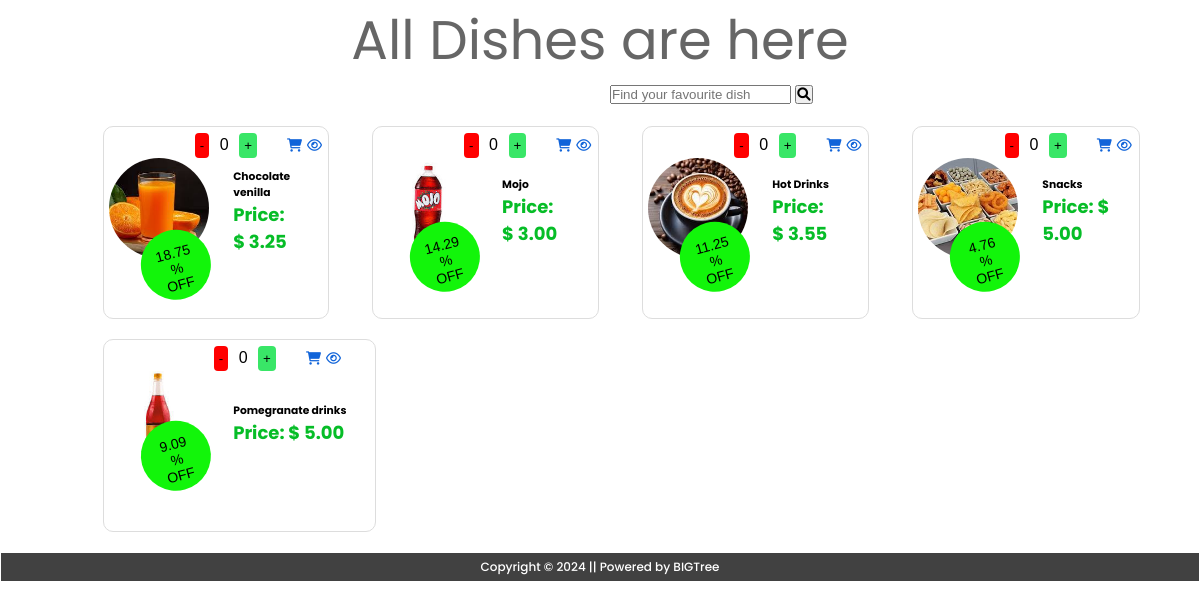
/rstms/allfood.php (signed in), run on an earlier commit of the app's database.
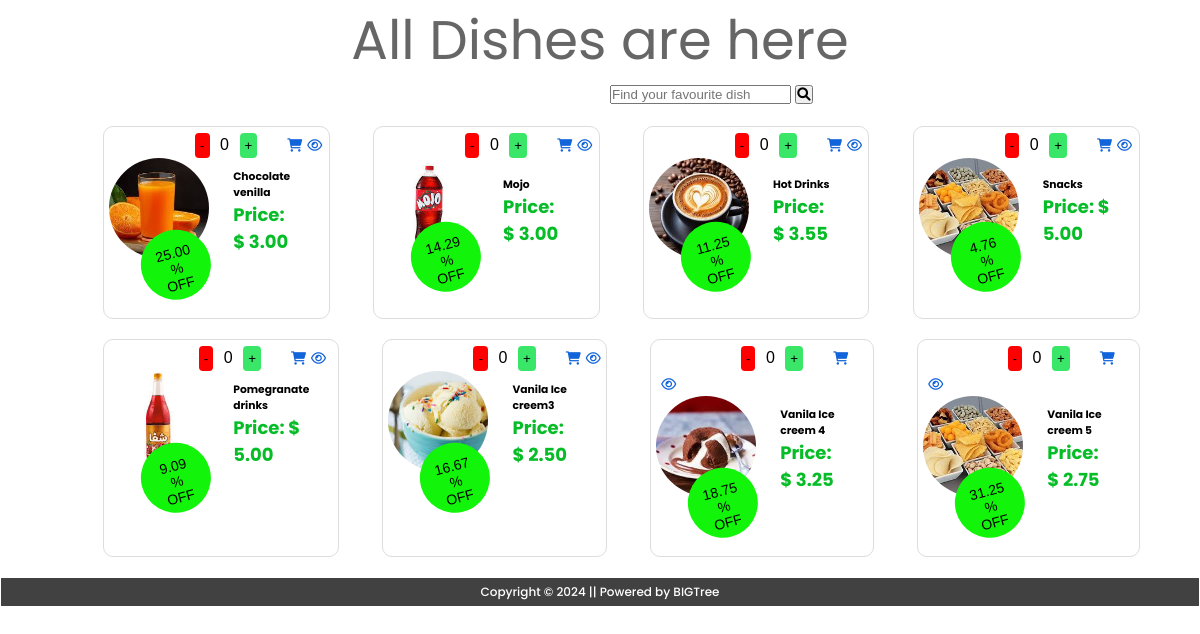
And on a later commit of the database.
### tables this page shows
CREATE TABLE `tbl_food` (
  `f_id` int(11) NOT NULL,
  `f_title` varchar(255) NOT NULL,
  `f_desc` varchar(255) NOT NULL,
  `f_price` decimal(10,2) NOT NULL,
  `f_disctprice` decimal(10,2) NOT NULL,
  `f_vat` decimal(10,2) NOT NULL,
  `f_image` varchar(255) NOT NULL,
  `c_id` int(11) NOT NULL,
  `c_name` varchar(255) NOT NULL,
  `f_featured` varchar(100) NOT NULL
);

### rstms/allfood.php (the view, shortened to what this page needs)
<?php
    include('includes/dbconnection.php');
?>
<!DOCTYPE html>
<html>
<html lang="en">
<head>
    <link rel="stylesheet" href="https://cdnjs.cloudflare.com/ajax/libs/font-awesome/5.15.3/css/all.min.css"
 />
    <link rel="stylesheet" href="assets/css/style.css" />
    <link rel="stylesheet" href="https://cdnjs.cloudflare.com/ajax/libs/font-awesome/6.0.0-beta3/css/all.min.css">
    <link rel="stylesheet" href="https://cdnjs.cloudflare.com/ajax/libs/font-awesome/6.0.0/css/all.min.css">
    <link rel="stylesheet" href="https://cdnjs.cloudflare.com/ajax/libs/OwlCarousel2/2.3.4/assets/owl.carousel.min.css">
    <link rel="stylesheet" href="https://cdnjs.cloudflare.com/ajax/libs/OwlCarousel2/2.3.4/assets/owl.theme.default.min.css">
</head>
<body>
<body>
  <div class="container">
    <h2 class="food-menu-heading">All Dishes are here</h2>
    <div class="search-box" style="margin-left: 550px;">
        <form id="searchForm" action="includes/search.php" method="GET" target="_blank">
            <input type="search" id="searchInput" name="search" placeholder="Find your favourite dish">
            <button type="submit"><i class="fas fa-search"></i></button>
        </form>
    </div>
    <?php
    $rowsPerPage = 40;
    if (isset($_GET['page']) && is_numeric($_GET['page'])) {
        $currentPage = $_GET['page'];
    }
    else{
        $currentPage = 1;
    }
    $offset = ($currentPage - 1) * $rowsPerPage;
$sql = "SELECT * FROM tbl_food LIMIT $rowsPerPage OFFSET $offset";
$stmt = $conn->prepare($sql);
$stmt->execute();
$result = $stmt->get_result();
if ($result && $result->num_rows>0) {
    $count = 0;
    echo "<div class ='row' style='display: flex;margin-top:20px;margin-bottom:20px;'>";
    while ($row = $result->fetch_assoc()) {
            if ($row['f_featured'] === 'Display') {
            if ($count % 4 === 0 && $count != 0) {
                echo "</div><div class ='row' style='display: flex;margin-top:20px;margin-bottom:20px;'>";
            }
            echo "<div class='col-md-3' style='display:inline-block;margin-left:4%;border:1px solid #ddd;padding:5px;border-radius:10px;'>";
            echo "<div class='food-desc'>";
            echo "<form action='' method='POST' style='display:inline-block;margin-left:40%;'>";
            echo "<input type='button' value='-' onclick='decrementValue(\"quantity_$count\")' style='border:none;padding:5px;background-color:red;border-radius:4px;' />";
            echo "<input type='text' name='quantity' id='quantity_$count' value='0' style='border:none;width:30px;text-align:center;font-size:16px;' onkeypress='return event.charCode >= 48 && event.charCode <= 57' />";
            echo "<input type='button' value='+' onclick='incrementValue(\"quantity_$count\")' style='border:none;padding:5px;background-color:#39e667;margin-right:30px;border-radius:4px;' />";
            echo "<button type='submit' style='background:transparent; border:none;cursor:pointer;color:#1164d9'><i class='fa-solid fa-cart-shopping'></i></button></form>";
            echo "<form action='quickview.php' method='GET' style='display:inline-block;'>";
            echo "<button style='background:transparent; border:none;cursor:pointer;color:#1164d9' href='quickview.php'><i class='fa-regular fa-eye' style='margin-left: 5px;'></i></button></form>";
            echo "</div>";
            echo "<div class='food-menu-item'>";
            echo "<div class='food-img'>";
            echo "<img src='assets/image/" . $row['f_image'] . "' alt='' style='border-radius:50%;height:100px;width:100px;object-fit:cover;' />";
            echo "</div>";
            echo "<div class='food-description'>";
            echo "<h6 class='food-title'>" . $row['f_title'] . "</h6>";
            $f_price = isset($row['f_price']) ? $row['f_price'] : '';
            $f_disctprice = isset($row['f_disctprice']) ? $row['f_disctprice'] : '';
            if ($f_price != 0) {
                $f_discount = (($f_price - $f_disctprice) / $f_price) * 100;
            } else {
                $f_discount = 0;
            }
            echo "<p class='food-price' style='font-size:18px;color:#06bd27;'>Price: &#36; " . number_format($f_disctprice, 2) . "</p>";
            echo "<div class='discountprice'>";
            echo number_format($f_discount, 2) . " &#37;<br> OFF";
            echo "</div>";
            echo "</div>";
            echo "</div>";
            echo "</div>";
            $count++;
        }
    }
    echo "</div>";
}else{
    echo "No Found Food Item!";
}
?>
        </div>
    <?php include('includes/footer.php')?>

### rstms/includes/footer.php (shortened to what this page needs)
<footer id="footer" style="margin: 0px;padding: 1px;">
        <h5 style="text-align: center;">Copyright &copy; <span id="currentYear"></span> || Powered by BIGTree</h5>
    </footer>
</body>
</html>

### rstms/assets/css/style.css (style rules this page uses)
*, *::after, *::before { box-sizing: border-box; padding: 0; margin: 0; }
body { font-family: "Poppins", sans-serif; }
.container { max-width: 1200px; width: 90%; margin: auto; }
.food-menu-heading { text-align: center; font-size: 3.4rem; font-weight: 400; color: #666; }
.food-menu-item { display: flex; flex: 1 1 600px; justify-content: space-evenly; margin-bottom: 3rem; }
.food-description { margin: auto 1.5rem; }
.food-description p { font-size: 1.4rem; color: #555; font-weight: 500; }
.food-description .food-price { color: #117964; font-weight: 700; }
#footer h5 { text-align: center; font-size: 12px!important; padding: 5px!important; font-weight: 500; color: #fff; background: rgb(65, 65, 65); }

### rstms/allfood.php (style rules this page uses)
.discountprice { height:70px; width: 70px; background-color: #12f50a; text-align: center; position: absolute; margin-top: -15px; margin-bottom: 0px; margin-left: -100px; padding: 15px; transform: rotate(-15deg); transform-origin: top left; font-family: Arial; font-size: 14px!important; border-radius: 50%; color: black!important; }

What changed in the data, as far as the page shows it:
changed tbl_food "Chocolate venilla": f_disctprice "3.25" → "3.00"; f_discount "18.75" → "25.00"
added tbl_food: f_image (picture), f_title "Vanila Ice creem3", f_disctprice "2.50", f_discount "16.67"
added tbl_food: f_image (picture), f_title "Vanila Ice creem 4", f_disctprice "3.25", f_discount "18.75"
added tbl_food: f_image (picture), f_title "Vanila Ice creem 5", f_disctprice "2.75", f_discount "31.25"
